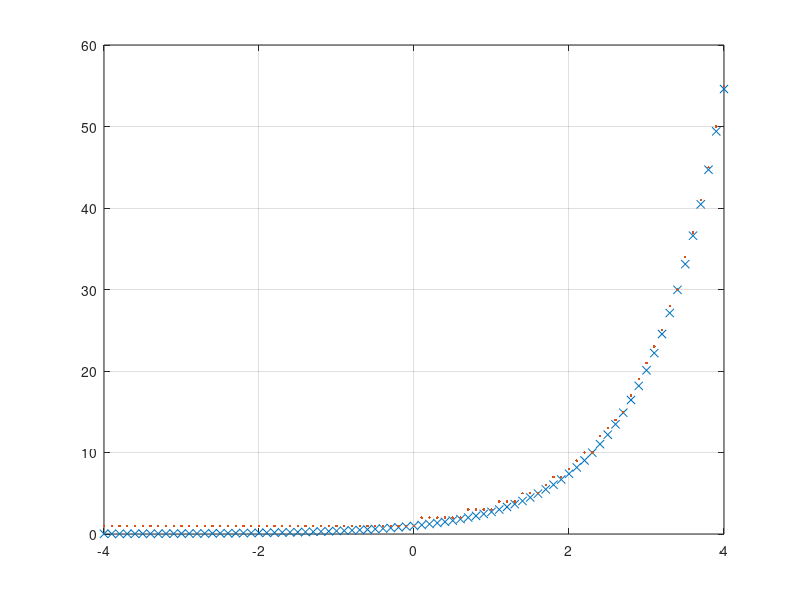

The MATLAB source for this figure:
clear all,close all,clc
t=-4:.1:4;
x=exp(t);
N=64;
partition=0:N-1; %64 ζώνες κβάντισης
codebook=0:N;
[index,quants]=quantiz(x,partition,codebook);
plot(t,x,'x',t,quants,'.'),grid on
D1=sum((x-quants).^2)/length(x)
x_comp=compand(quants,255,max(quants),'mu/compressor');
x_quantiz=quantiz(x_comp,partition,codebook);
x_decomp=compand(x_quantiz,255,max(x_quantiz),'mu/expander');
D2=sum((x_decomp-x).^2)/length(x)